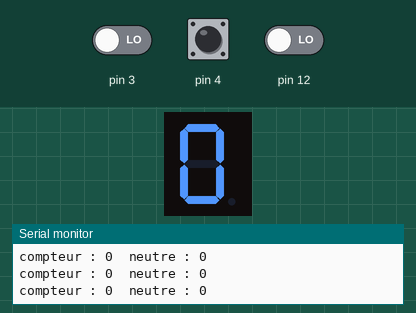
A sketch run on a simulated Arduino Uno, built with avr-gcc and run on an emulated ATmega328P. On the bench: 1-digit seven-segment display, the last lines printed to the serial monitor. Wiring (inferred from the names in the program): 1-digit 7-segment display, segments lit when HIGH: segments pin 5, pin 6, pin 7, pin 8, pin 9, pin 10, pin 11. The test bench sets the inputs (shaded band); at power-on: pin 3 LOW, pin 12 LOW, pin 4 HIGH. The segment pins are drawn as the display they are named for.

Above: at 1.2 s.
1.3 s: pin 3 driven HIGH
At 1.8 s:
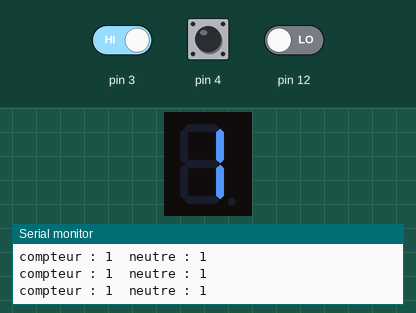
2.8 s: pin 12 driven HIGH
At 3.3 s:
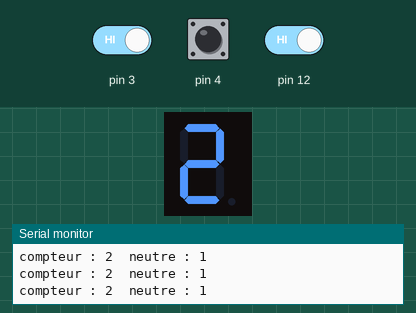
Timing chart, 0 to 5.8 s (numbered marks = the images above; inputs shaded):
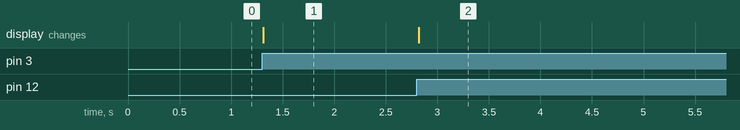

The sketch:

sketch_IndRappEng_3.6_nano.ino
```cpp
// Variables compteur et neutre.
int compteur = 0;
int neutre = 0;


// Variables de Update 7 segment.
  const int A = 5;
  const int B = 6;
  const int C = 7;
  const int D = 8;
  const int E = 9;
  const int F = 10;
  const int G = 11;

// Interruption:
  #include <PinChangeInt.h>

/*// Signal du neutre: si neutre<=1 -> neutre=0 & compteur=0.
  void ISR3()
{
  if (neutre <= 1)
  {
    neutre = 0;
    compteur = 0;
  }
  }*/

// Contacteur haut: si neutre>=0 & compteur<=1 -> Compteur=2, Sinon incremente compteur sauf si compteur=5.
  void ISR1()
  {
    if (neutre == 0 && compteur <= 1)
  {
  compteur = 2;
  neutre = 1;
}

else if (compteur == 5)
{
  }

else
    {
      compteur ++;
      neutre = 1;
       }
}

// Contacteur bas: si neutre=0 & compteur=0 -> Compteur=1, Sinon decremente compteur sauf si compteur=1.
  void ISR2()
   {
    if (neutre == 0 && compteur == 0)

    {
      compteur = 1; neutre = 1;
       }
else if (compteur == 1)
{
  }

 else
    {
      compteur --;
      neutre = 1;
       }
  }
void setup() {
inithardware();

  PCintPort::attachInterrupt (12,ISR1,RISING);
  PCintPort::attachInterrupt (3,ISR2,RISING);
  /*PCintPort::attachInterrupt (4,ISR3,FALLING);*/
}

void loop() {

 int delay = 0;   //pour savoir si on est resté 1 seconde au neutre
  unsigned long int c_t = 0;  //pour stocker la valeur de millis pour faire le delay de 1 seconde
  int bp4 = 0;  //stocker la valeur du voyant
// SI NEUTRE > 0,5 SECONDE -> COMPTEUR = 0 & NEUTRE = 0
bp4 = digitalRead(4);

if(bp4==0)     //A partir du moment où le signal est à l'état bas on lance le délai

{
  delay=1;  //On passe la variable de délai à 1, si elle reste à 1 pendant

  c_t = millis(); //On stocke le temps actuel dans une variable

  while(millis()-c_t <= 500) //On lance la boucle de 1 seconde
    {
    bp4=digitalRead(4); //A chaque pas de temps on regarde l'état du voyant
    if(bp4==1)      // Si le signal est à l'état haut alors on casse la boucle

      {
      delay=0;
      break;
      }

    }
     if (delay==0)
      delay = 1;

  else
    {neutre = 0;compteur = 0;}

}

  Serial.print("compteur : ");
  Serial.print(compteur);
  Serial.print("\t");
  Serial.print("neutre : ");
  Serial.println(neutre);


// Update 7 segments via fonction segupdate pour affichage des rapport en fonction du compteur.
segupdate ();
}
```

INIT_HARDWARE.ino
```cpp
// Declaration des pin entrée/sorties.
void inithardware()
{
  pinMode(12, INPUT);
  pinMode(3, INPUT);
  pinMode(4, INPUT);
  Serial.begin(9600);

// Pin de sortie pour Update 7 segment.
  pinMode(A, OUTPUT);
  pinMode(B, OUTPUT);
  pinMode(C, OUTPUT);
  pinMode(D, OUTPUT);
  pinMode(E, OUTPUT);
  pinMode(F, OUTPUT);
  pinMode(G, OUTPUT);

// Initialisation des sorties pour Update 7 segment.
  digitalWrite(A, LOW);
  digitalWrite(B, LOW);
  digitalWrite(C, LOW);
  digitalWrite(D, LOW);
  digitalWrite(E, LOW);
  digitalWrite(F, LOW);
  digitalWrite(G, LOW);

}
```

SEG_7_UPDATE.ino
```cpp
// Fonction Update 7 segment pour affichage des rapport en fonction du compteur.
void segupdate ()
{
if (neutre==0)
    {
    digitalWrite(A, HIGH);
    digitalWrite(B, HIGH);
    digitalWrite(C, HIGH);
    digitalWrite(D, HIGH);
    digitalWrite(E, HIGH);
    digitalWrite(F, HIGH);
    digitalWrite(G, LOW);
    };

if (compteur==1)
    {
    digitalWrite(A, LOW);
    digitalWrite(B, HIGH);
    digitalWrite(C, HIGH);
    digitalWrite(D, LOW);
    digitalWrite(E, LOW);
    digitalWrite(F, LOW);
    digitalWrite(G, LOW);
    };

if (compteur==2)
    {
    digitalWrite(A, HIGH);
    digitalWrite(B, HIGH);
    digitalWrite(C, LOW);
    digitalWrite(D, HIGH);
    digitalWrite(E, HIGH);
    digitalWrite(F, LOW);
    digitalWrite(G, HIGH);
    };

if (compteur==3)
    {
    digitalWrite(A, HIGH);
    digitalWrite(B, HIGH);
    digitalWrite(C, HIGH);
    digitalWrite(D, HIGH);
    digitalWrite(E, LOW);
    digitalWrite(F, LOW);
    digitalWrite(G, HIGH);
    };

if (compteur==4)
    {
    digitalWrite(A, LOW);
    digitalWrite(B, HIGH);
    digitalWrite(C, HIGH);
    digitalWrite(D, LOW);
    digitalWrite(E, LOW);
    digitalWrite(F, HIGH);
    digitalWrite(G, HIGH);
    };

if (compteur==5)
    {
    digitalWrite(A, HIGH);
    digitalWrite(B, LOW);
    digitalWrite(C, HIGH);
    digitalWrite(D, HIGH);
    digitalWrite(E, LOW);
    digitalWrite(F, HIGH);
    digitalWrite(G, HIGH);
    };
    }
```

Measured:
- after the input at 1.3 s, the display: changes at once (image 1)
- after the input at 2.8 s, the display: changes at once (image 2)
